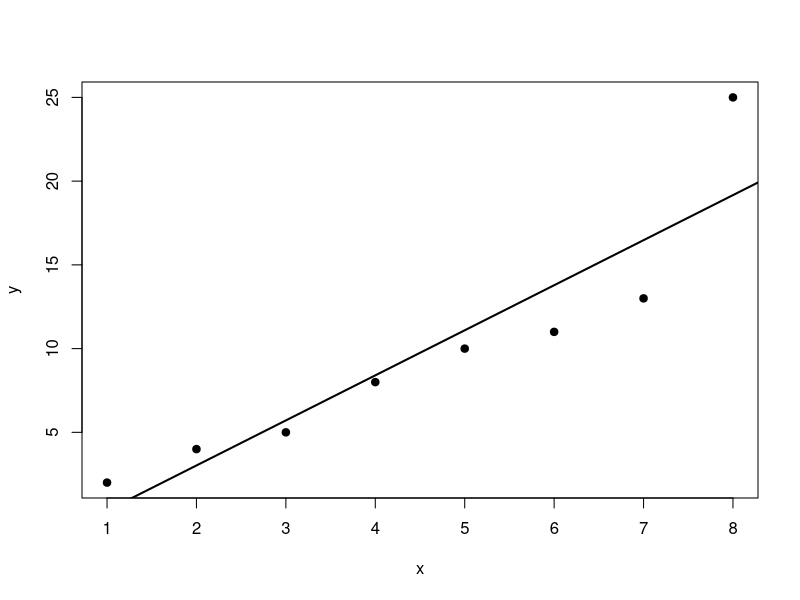
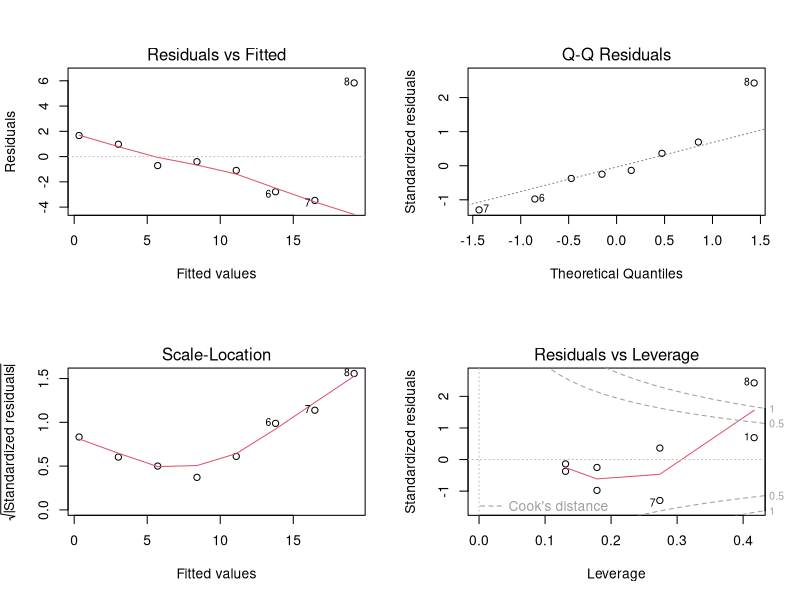
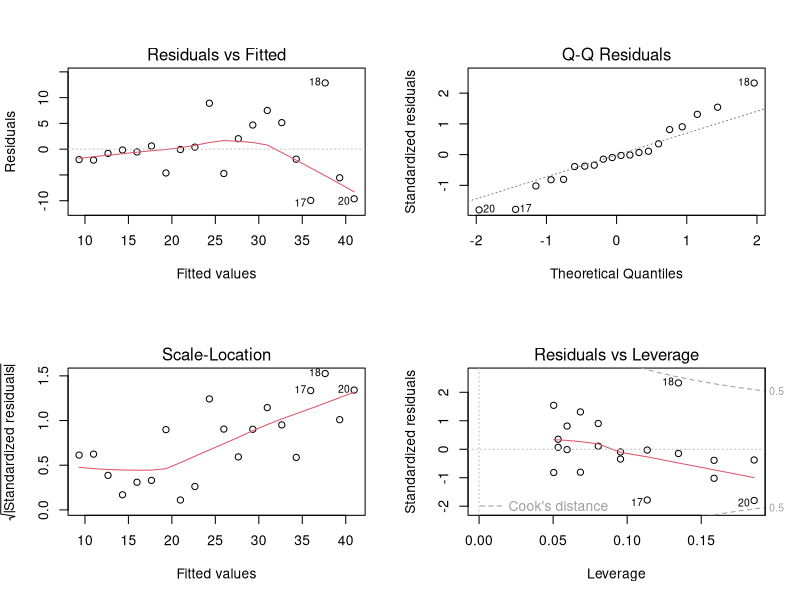
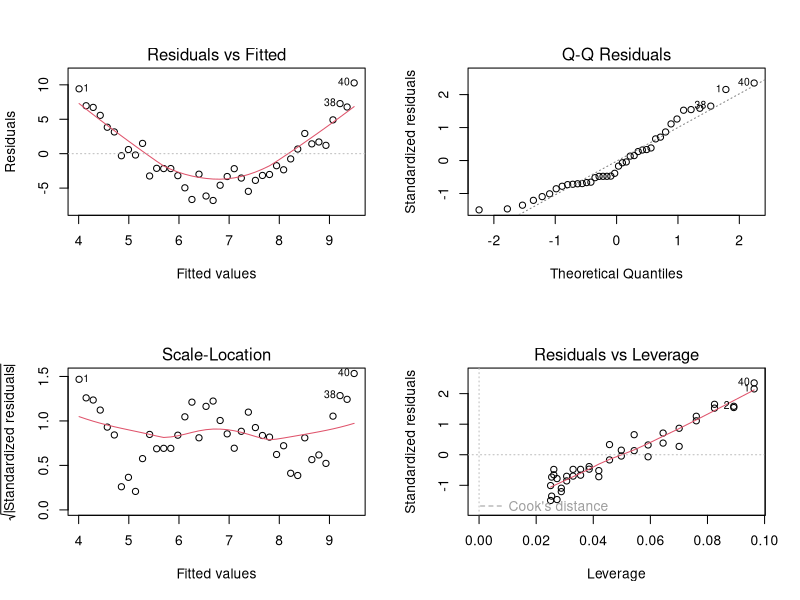

Generate these figures, in order, with R:
## ---- chunk 1
x <- 1:8
y <- c(2, 4, 5, 8, 10, 11, 13, 25)

dat <- data.frame(x = x, y = y)
fit <- lm(y ~ x, data = dat)
summary(fit)
## ---- chunk 2
plot(dat$x, dat$y, pch = 19, xlab = "x", ylab = "y")
abline(fit, lwd = 2)
## ---- chunk 3
par(mfrow = c(2, 2))
plot(fit)
par(mfrow = c(1, 1))
## ---- chunk 4
data.frame(
  fitted = fitted(fit),
  residual = resid(fit),
  std_resid = rstandard(fit),
  stud_resid = rstudent(fit),
  leverage = hatvalues(fit),
  cooks_d = cooks.distance(fit)
)
## ---- chunk 5
which(abs(rstudent(fit)) > 2)
which(hatvalues(fit) > 2 * length(coef(fit)) / nrow(dat))
which(cooks.distance(fit) > 4 / nrow(dat))
## ---- chunk 6
set.seed(8561)
x2 <- seq(1, 20, by = 1)
y2 <- 5 + 2 * x2 + rnorm(length(x2), sd = x2 / 3)

dat2 <- data.frame(x = x2, y = y2)
fit2 <- lm(y ~ x, data = dat2)

par(mfrow = c(2, 2))
plot(fit2)
par(mfrow = c(1, 1))
## ---- chunk 7
set.seed(8561)
x3 <- seq(-3, 3, length.out = 40)
y3 <- 2 + x3 + 1.5 * x3^2 + rnorm(length(x3), sd = 1)

dat3 <- data.frame(x = x3, y = y3)
fit3 <- lm(y ~ x, data = dat3)

par(mfrow = c(2, 2))
plot(fit3)
par(mfrow = c(1, 1))
## ---- chunk 8
fit3_quad <- lm(y ~ x + I(x^2), data = dat3)
anova(fit3, fit3_quad)
summary(fit3_quad)
